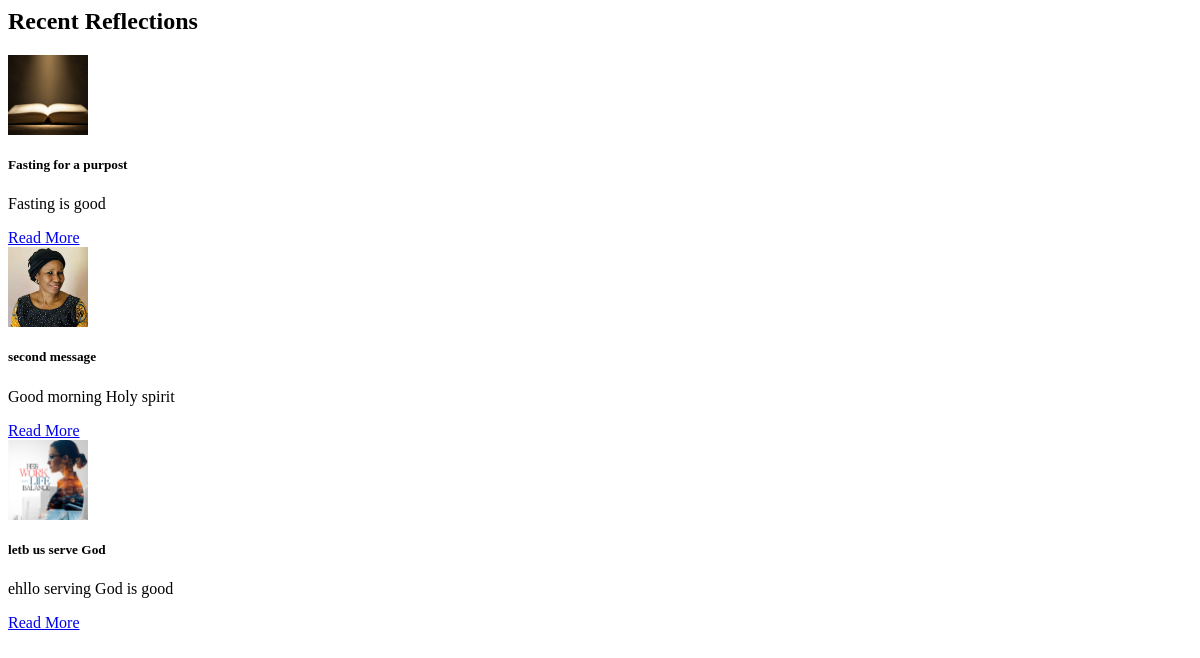
/articles/home-summary/, run on an earlier commit of the app's database.
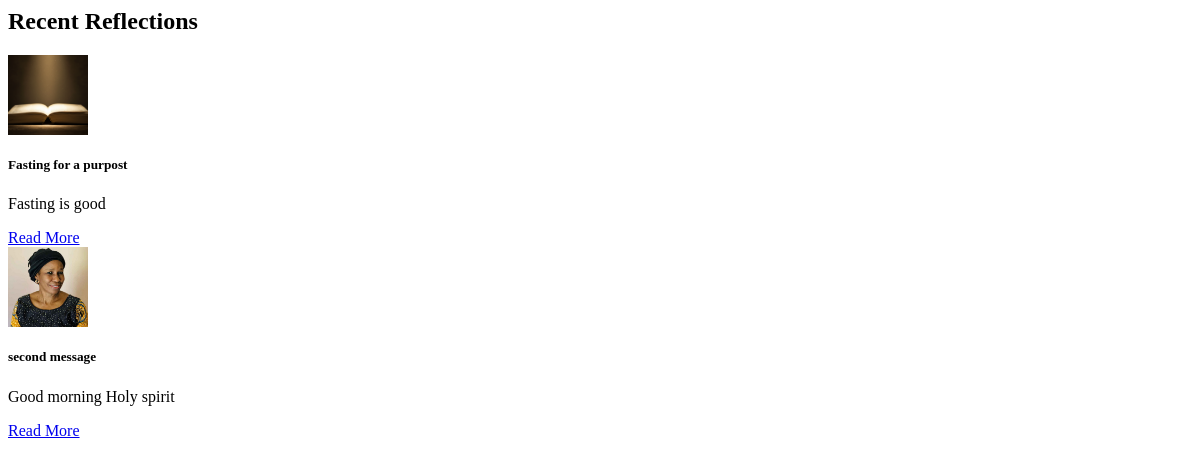
And on a later commit of the database.
### articles/models.py (models this page shows, shortened)
class Article(models.Model):
    title = models.CharField(max_length=200)
    short_description = models.TextField(max_length=300)
    full_description = models.TextField()
    author = models.ForeignKey(User, on_delete=models.CASCADE)
    image = models.ImageField(upload_to='article_images/', blank=True, null=True)
    date_posted = models.DateTimeField(default=timezone.now)
    class Meta:
        ordering = ['-date_posted']

### articles/views.py (the view)
def article_summary_home(request):
    recent_articles = Article.objects.all()[:3]
    context = {'recent_articles': recent_articles}
    return render(request, 'articles/article_summary_home.html', context)

### templates/articles/article_summary_home.html
<h2 class="section-title">Recent Reflections</h2>
<div class="container mb-5">
  <div class="row g-4">
    {% for article in recent_articles %}
      <div class="col-md-4">
        <div class="card article-card h-100 shadow-sm border-0">
          <div class="card-body">
            {% if article.image %}
              <img src="{{ article.image.url }}" alt="{{ article.title }}" class="img-fluid rounded mb-3 float-start me-3" style="width: 80px; height: 80px; object-fit: cover;">
            {% endif %}
            <h5 class="card-title">{{ article.title }}</h5>
            <p class="card-text">
              {{ article.short_description|truncatechars:150 }}
            </p>
            <a href="{% url 'articles:article_detail_public' article.pk %}" class="btn btn-outline-primary btn-sm">Read More</a>
          </div>
        </div>
      </div>
    {% empty %}
      <p class="text-center">No reflections available yet.</p>
    {% endfor %}
  </div>
</div>

What changed in the data, as far as the page shows it:
removed Article: image (picture), title "letb us serve God", short_description "ehllo serving God is good"
